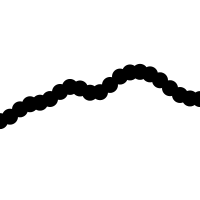
Frame 1 (no input)
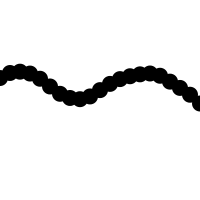
Frame 60 (the mouse pressed at the canvas centre just before this capture)
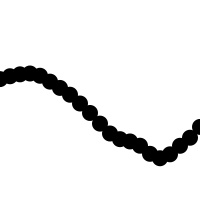
Frame 120 (the mouse held since frame 60 and released just before this capture)

The Processing sketch that drew these frames (run headless with seeded random() and noise(); from frame 60 on, the mouse is pressed at the canvas centre):

// Processing sketch: processing_26494
// ── processing_26494.pde

float t = 0.0;  

void setup()  {   
  size(200,200);  
  smooth();  
}   

void draw()  {   
  background(255);  
  t += 0.01;  
  float x = t;  
  
  noStroke();  
  fill(0);  
  
  for (int i = 0; i <= 20; i++)  {   
    float y =  noise(x)*height;  
    ellipse(i*10, y, 16, 16);  
    x += 0.05;  
  }   
}
